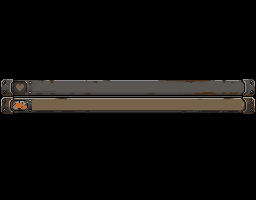
#> input picture docs/design/gui/bars_goldpot.png, 256 x 200 px; its folder holds only this picture in this run
$ python mono_radar.py ../docs/design/gui/bars_goldpot.png
#> lines starting #> are read from the running program, lines starting #| are printed output that depends on the picture; after the words box and inside, x2 and y2 are one past the last pixel; in counts of white or black regions, pixels touching at a corner belong together
#!/usr/bin/env python3
# -*- coding: utf-8 -*-
"""ドット絵を、 暗い画面に細い橙赤の線が光るレーダー画面のような雰囲気にする (2026-10-10)。

  mono_monitor.py (点灯 / 消灯の 2 値) と違い、 面を塗らず、 線で描く。
    輪郭 (背景に接する画素)   : 明るい線
    面と面の境目              : 暗めの線 (輪郭の約 55%)
    いちばん明るい面          : ごく淡い塗り (約 14%)
    線のまわり 1 ドット         : 淡いにじみ (約 18%)
    画面                      : ほぼ黒の灰緑。 偶数行をわずかに暗くした走査線
  出力は 4 倍して余白付きの確認画像も出す。

使い方: python Tools/mono_radar.py 入力.png [出力フォルダ] [--scale 10]
"""
import argparse
import os

import numpy as np
from PIL import Image

LIT = np.array([222, 96, 42], float)
DARK = np.array([24, 26, 24], float)


def main():
    ap = argparse.ArgumentParser()
    ap.add_argument("src"); ap.add_argument("out", nargs="?", default=os.path.join("docs", "design", "supply"))
    ap.add_argument("--scale", type=int, default=10); ap.add_argument("--name", default="stone_radar")
    ap.add_argument("--seam", type=float, default=95, help="面の境目を線にする明るさの差")
    ap.add_argument("--color", default=None, help="点灯色 r,g,b (既定は橙赤)")
    ap.add_argument("--transparent", action="store_true", help="背景を抜く (明るさを不透明度にした RGBA)。 走査線は付けない")
    ap.add_argument("--scan", type=float, default=0.10, help="走査線の暗さ (0 で無し)")
    a = ap.parse_args()
    im = np.asarray(Image.open(a.src).convert("RGB")).astype(int)
    h, w = im.shape[:2]
#> h = 200; w = 256
    tone = (0.299 * im[..., 0] + 0.587 * im[..., 1] + 0.114 * im[..., 2])
    sil = tone > 0
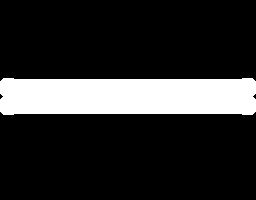
#> sil: shape (200, 256) bool; 17.5% white; 1 white region, box (x1, y1, x2, y2) and area: (0, 78, 256, 115) 8974
    key = im[..., 0] * 65536 + im[..., 1] * 256 + im[..., 2]
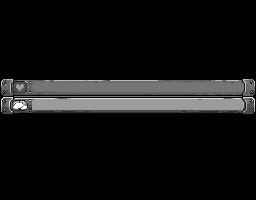
#> key: shape (200, 256) int64; min 0, max 12740909, mean 956862.9; drawn with min black and max white
    pad = np.pad(sil, 1)
#> pad: shape (202, 258) bool; 17.2% white; 1 white region, box (x1, y1, x2, y2) and area: (1, 79, 257, 116) 8974
    edge = sil & ~(pad[:-2, 1:-1] & pad[2:, 1:-1] & pad[1:-1, :-2] & pad[1:-1, 2:])
#> edge: shape (200, 256) bool; 1.1% white in thin lines or dots, all inside (x1, y1, x2, y2) = (0, 78, 256, 115)
    # 面の境目: 右か下の隣が別の色 (どちらも輪郭の内側)
    seam = np.zeros((h, w), bool)
    big = a.seam                                                        # 明るさの差がこれ以上の境目だけ線にする (細かい階調の境目は無視)
    seam[:, :-1] |= sil[:, :-1] & sil[:, 1:] & (abs(tone[:, :-1] - tone[:, 1:]) >= big)
#> seam: shape (200, 256) bool; 0.26% white in thin lines or dots, all inside (x1, y1, x2, y2) = (0, 79, 255, 112)
    seam[:-1, :] |= sil[:-1, :] & sil[1:, :] & (abs(tone[:-1, :] - tone[1:, :]) >= big)
    seam &= ~edge
#> seam: shape (200, 256) bool; 0.76% white in thin lines or dots, all inside (x1, y1, x2, y2) = (1, 79, 255, 112)
    top = tone >= tone[sil].max() * 0.95
    level = np.zeros((h, w))
    level[top & ~edge] = 0.14
    level[seam] = np.maximum(level[seam], 0.5)
    level[edge] = 1.0
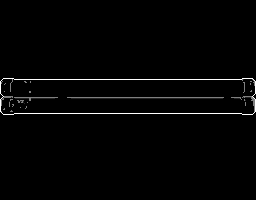
#> level: shape (200, 256) float64; min 0, max 1, mean 0.0155
    line = (level >= 0.5)
    lp = np.pad(line, 1)
#> lp: shape (202, 258) bool; 1.8% white in thin lines or dots, all inside (x1, y1, x2, y2) = (1, 79, 257, 116)
    near = (lp[:-2, 1:-1] | lp[2:, 1:-1] | lp[1:-1, :-2] | lp[1:-1, 2:]) & ~line
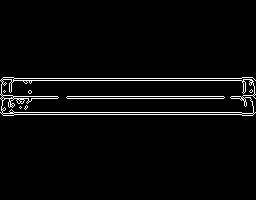
#> near: shape (200, 256) bool; 3.4% white in thin lines or dots, all inside (x1, y1, x2, y2) = (0, 77, 256, 116)
    level[near] = np.maximum(level[near], 0.18)
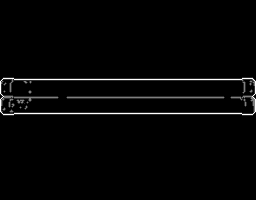
#> level: shape (200, 256) float64; 3.42% of pixels changed, all inside (x1, y1, x2, y2) = (0, 77, 256, 116)
    if a.color:
        global LIT
        LIT = np.array([float(v) for v in a.color.split(",")])
    if a.transparent:
        rgba = np.zeros((h, w, 4), np.uint8)
        rgba[..., :3] = LIT.astype(np.uint8)
        rgba[..., 3] = np.round(level * 255).astype(np.uint8)
        img = Image.fromarray(rgba, "RGBA")
        os.makedirs(a.out, exist_ok=True)
        img.save(os.path.join(a.out, a.name + ".png"))
        k = a.scale
        bg = Image.new("RGBA", (w * k, h * k), (12, 16, 26, 255)); bg.alpha_composite(img.resize((w * k, h * k), Image.NEAREST))
        bg.save(os.path.join(a.out, f"{a.name}_x{k}.png"))
        print("wrote", os.path.join(a.out, a.name + ".png"))
        return
    base = np.tile(DARK, (h, w, 1))
    base[::2] *= (1 - a.scan)                                           # 走査線
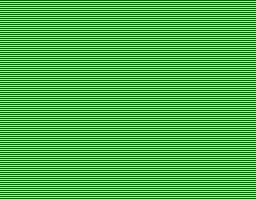
#> base: shape (200, 256, 3) float64; mean of channels 0, 1, 2 22.8, 24.7, 22.8; drawn with min black and max white
    out = base + (LIT - base) * level[..., None]
    img = Image.fromarray(np.clip(out, 0, 255).astype(np.uint8), "RGB")
    os.makedirs(a.out, exist_ok=True)
    img.save(os.path.join(a.out, a.name + ".png"))
    k = a.scale
    img.resize((w * k, h * k), Image.NEAREST).save(os.path.join(a.out, f"{a.name}_x{k}.png"))
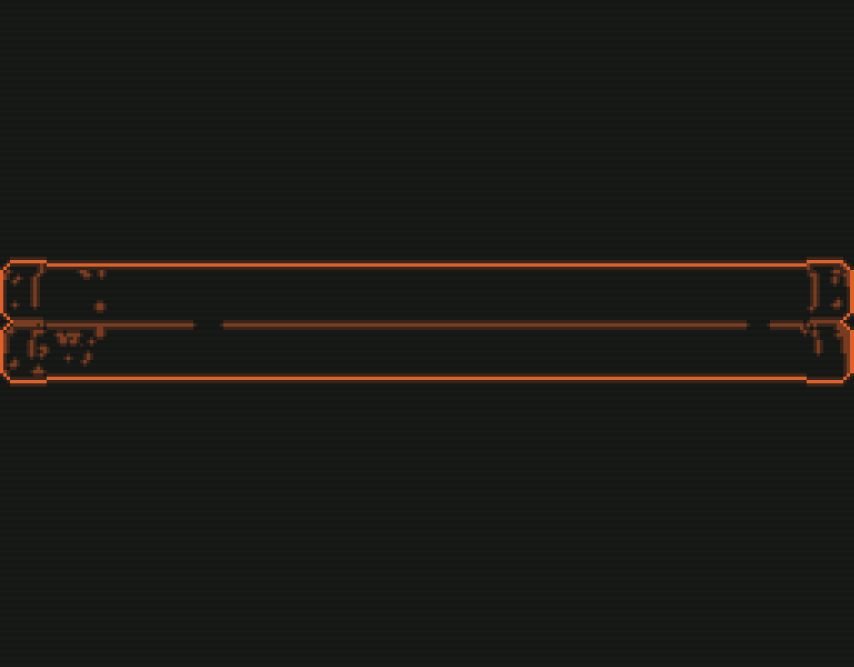
#> saved as stone_radar_x10.png: PIL image 2560x2000 RGB (shown at 1/3 size); mean R, G, B 26.7, 26, 22.9
    print("wrote", os.path.join(a.out, a.name + ".png"))


if __name__ == "__main__":
    main()
